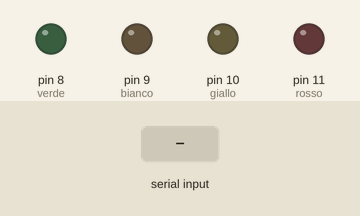
This sketch was run on a simulated Arduino Uno, built with avr-gcc and run on an emulated ATmega328P. On the bench: output pins drawn as LEDs (lit = HIGH). The test bench sets the inputs (shaded band). What the sketch prints to the serial monitor is not drawn.

Above: at 0.8 s.
0.9 s: "90,45\n" received over Serial
At 2.9 s:
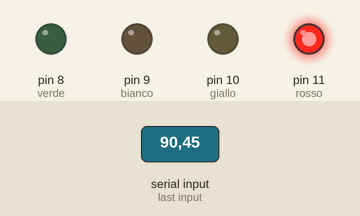
At 27.4 s:
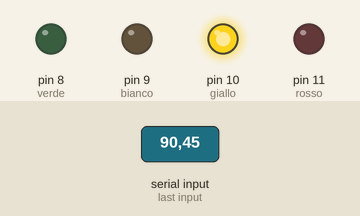
Timing chart, 0 to 27.8 s (numbered marks = the images above; inputs shaded):
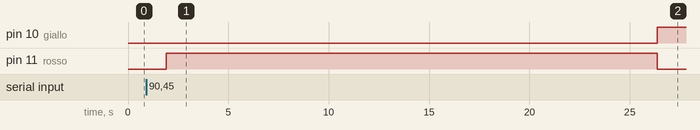

The sketch:

FeltrinEmanuele_a_Verifica_16_feb.ino.ino
```cpp
int rosso;
int giallo;
int bianco;
int verde;
//variabile globare DURATA
int DURATA;

void setup() {
  rosso = 11;
  giallo = 10;
  bianco = 9;
  verde = 8;

  pinMode (rosso,OUTPUT);
  pinMode (giallo,OUTPUT);
  pinMode (bianco,OUTPUT);
  pinMode (verde,OUTPUT);

  Serial.begin(9600);

  ChiediDURATA();

}

void loop() {
  // put your main code here, to run repeatedly:

 digitalWrite(rosso,HIGH);
 delay(DURATA);
 digitalWrite(rosso,LOW);
 digitalWrite(giallo,HIGH);
 delay(2*DURATA);
 digitalWrite(giallo,LOW);
 digitalWrite(bianco,HIGH);
 delay(DURATA);
 digitalWrite(bianco,LOW);
 digitalWrite(verde,HIGH);
 delay(3*DURATA);
 digitalWrite(verde,LOW);


}
void ChiediDURATA()
{
  Serial.println("Quanto deve stare acceso il led rosso?(Secondi)");
  while(Serial.available()==0) {};
  String inp =Serial.readString();
  int DURATAappoggio = inp.toInt();
  DURATA = DURATAappoggio*1000;
}
```

Measured:
- after the input at 0.9 s, pin 10 (giallo): LOW → HIGH after 25.5 s; pin 11 (rosso): LOW → HIGH after 1.0 s, → LOW 24.5 s later
